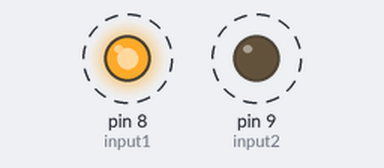
A sketch run on a simulated Arduino Uno, built with avr-gcc and run on an emulated ATmega328P. Shown: output pins drawn as LEDs (lit = HIGH). Dashed ring = blinking.

Above: at 0.5 s.
Timing chart, 0 to 4.6 s (numbered marks = the images above):
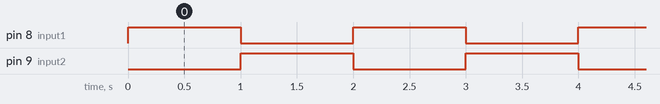

Measured:
- by itself, pin 8 (input1), pin 9 (input2): alternates HIGH for 1.0 s and LOW for 1.0 s

The sketch:

EX3-4.ino
```cpp
int input1 = 8; //Vin1-A
int input2 = 9; //Vin2-A

void setup() {
  pinMode(input1, OUTPUT);
  pinMode(input2, OUTPUT);
}

void loop() {
  digitalWrite(input1, HIGH);
  digitalWrite(input2, LOW); // 以上兩個指令會讓馬達開始正轉
  delay(1000); // 等候一秒
  digitalWrite(input1, LOW);
  digitalWrite(input2, HIGH); // 馬達反轉
  delay(1000);
}
```
